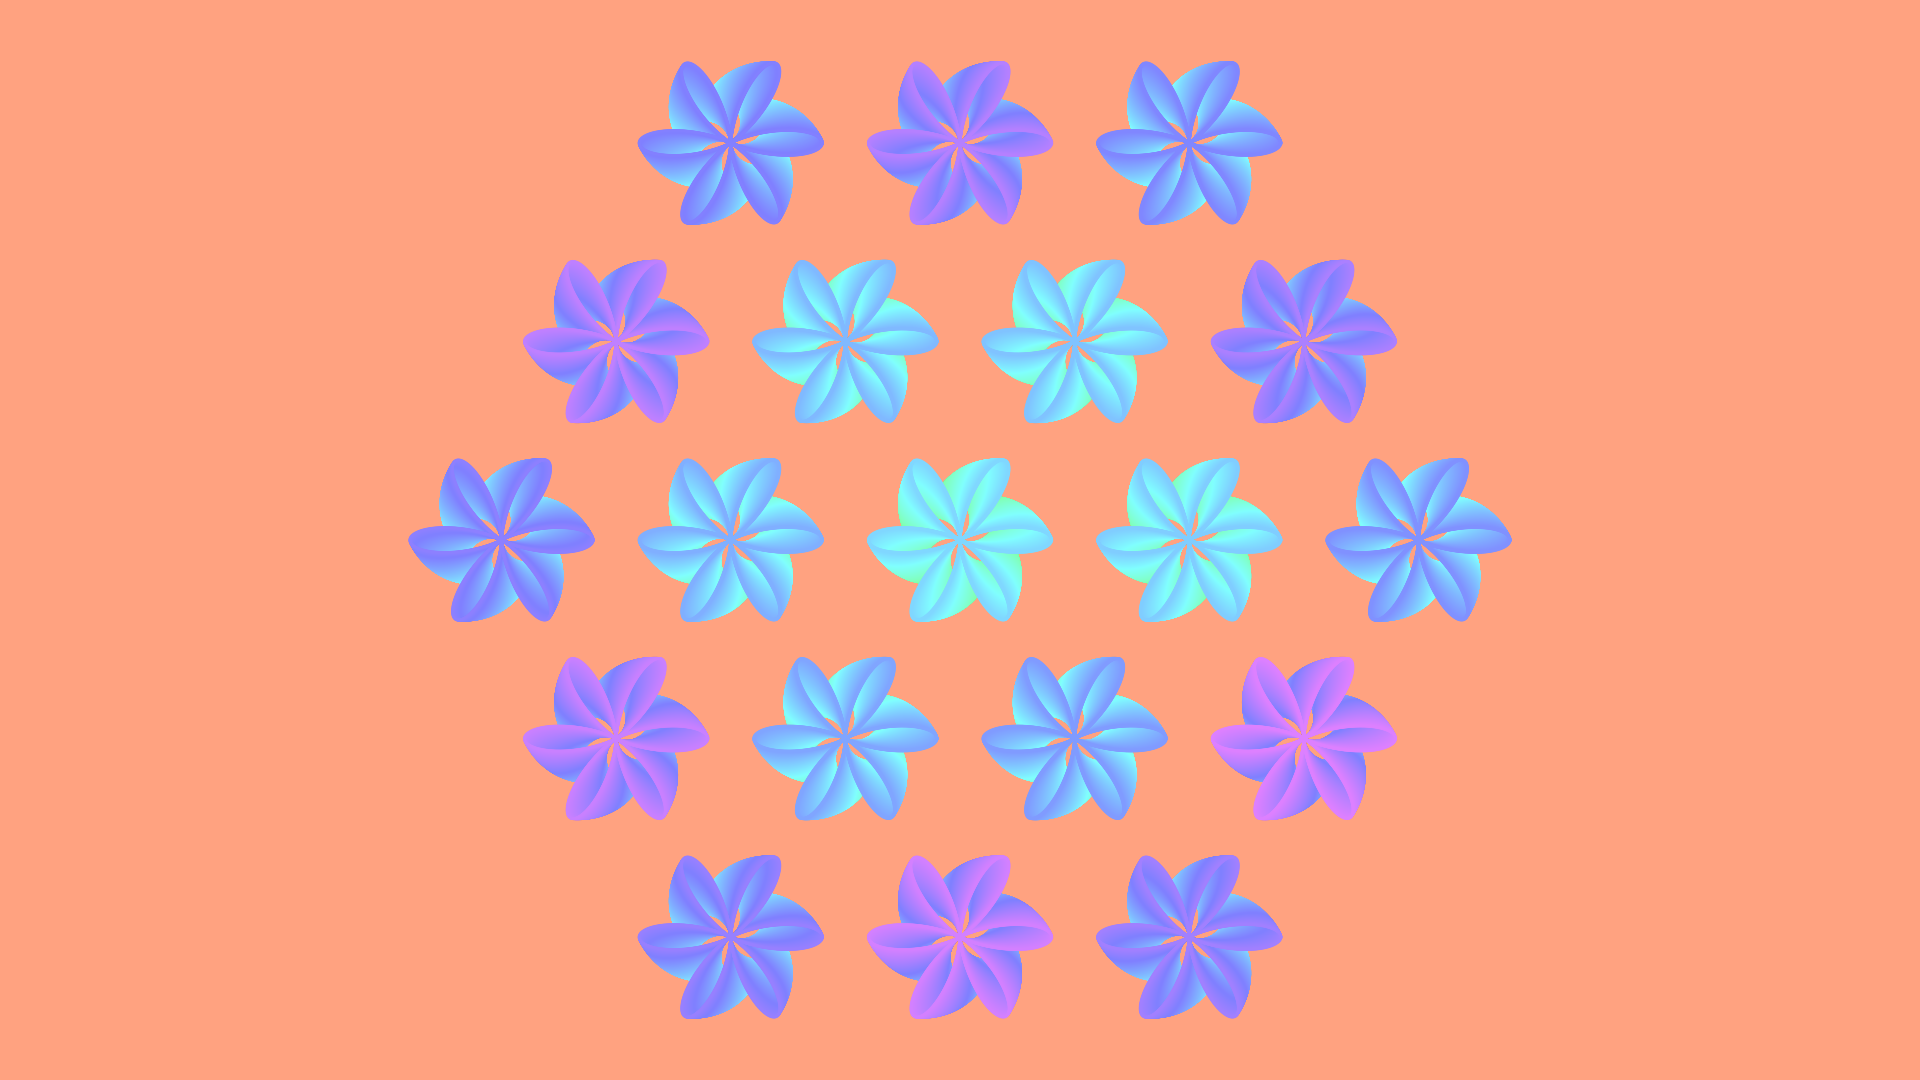

Recreate this plot in Python.
from pathlib import Path

import matplotlib.pyplot as plt
import numpy as np


def hsv2rgb(h: float=0.0, s: float=1.0, v: float=1.0) -> str:
    rgb: np.ndarray = (255 * ((np.clip(np.abs(np.modf(h + np.array([0.0, 2.0, 1.0]) / 3)[0] * 6 - 3) - 1, 0, 1) - 1) * s + 1) * v).round(0).astype(int)
    return "#" + "".join(f"{i:02x}" for i in rgb)


def main() -> None:
    # config
    fp: Path = Path(__file__).resolve().with_suffix(".png")
    plt.rcParams["figure.dpi"] = 100
    plt.rcParams["figure.figsize"] = [19.2, 10.8]
    rng: np.random.Generator = np.random.default_rng()
    offset: float = rng.random()
    saturation: float = 0.5
    value: float = 1.0
    bgc: str = hsv2rgb(offset, saturation, value)
    # generate figure
    fig: plt.Figure
    ax: plt.Axes
    fig, ax = plt.subplots()
    # plot
    px: np.ndarray = np.array([0.0])
    py: np.ndarray = np.array([0.0])
    hx: np.ndarray = np.cos(np.linspace(0, 2*np.pi, 6, endpoint=False))
    hy: np.ndarray = np.sin(np.linspace(0, 2*np.pi, 6, endpoint=False))
    px = np.concatenate([px, hx])
    py = np.concatenate([py, hy])
    hx *= 2.0
    hy *= 2.0
    px = np.concatenate([px, hx])
    py = np.concatenate([py, hy])
    hx = np.array([0.5*(hx[i]+hx[(1+i)%6]) for i in range(6)])
    hy = np.array([0.5*(hy[i]+hy[(1+i)%6]) for i in range(6)])
    px = np.concatenate([px, hx])
    py = np.concatenate([py, hy])
    n: int = 360
    t: np.ndarray = np.linspace(0, 2*np.pi, 1+3600, endpoint=True)
    for i in range(1+n):
        r: np.ndarray = 1 + i/n * np.cos(6*t+i/n*2*np.pi)
        r *= 0.2
        x: np.ndarray = r * np.cos(t)
        y: np.ndarray = r * np.sin(t)
        for j, (cx, cy) in enumerate(zip(px, py)):
            hue: float = offset + 0.5 + (i/n-0.5)*0.25 + (j-0.5*len(px)+0.5)/len(px)*0.25
            ax.plot(cx+x, cy+y, linewidth=2, color=hsv2rgb(hue, saturation, value))
    # arrange
    #ax.set_xlim(0, 1)
    #ax.set_ylim(0, 1)
    ax.axis("off")
    ax.set_aspect("equal")
    ax.set_facecolor(bgc)
    fig.set_facecolor(bgc)
    fig.tight_layout()
    # output
    fig.savefig(fp)
    plt.cla()
    plt.clf()
    plt.close(fig)
    return None


if __name__ == "__main__":
    main()
